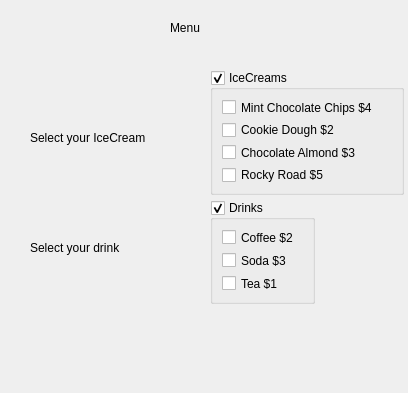
<?xml version="1.0" encoding="UTF-8"?>
<ui version="4.0">
 <class>Dialog</class>
 <widget class="QDialog" name="Dialog">
  <property name="geometry">
   <rect>
    <x>0</x>
    <y>0</y>
    <width>408</width>
    <height>393</height>
   </rect>
  </property>
  <property name="windowTitle">
   <string>Dialog</string>
  </property>
  <widget class="QLabel" name="label">
   <property name="geometry">
    <rect>
     <x>170</x>
     <y>20</y>
     <width>59</width>
     <height>16</height>
    </rect>
   </property>
   <property name="text">
    <string>Menu</string>
   </property>
  </widget>
  <widget class="QLabel" name="label_2">
   <property name="geometry">
    <rect>
     <x>30</x>
     <y>130</y>
     <width>141</width>
     <height>16</height>
    </rect>
   </property>
   <property name="text">
    <string>Select your IceCream</string>
   </property>
  </widget>
  <widget class="QLabel" name="label_3">
   <property name="geometry">
    <rect>
     <x>30</x>
     <y>240</y>
     <width>121</width>
     <height>16</height>
    </rect>
   </property>
   <property name="text">
    <string>Select your drink</string>
   </property>
  </widget>
  <widget class="QLabel" name="labelAmount">
   <property name="geometry">
    <rect>
     <x>30</x>
     <y>330</y>
     <width>361</width>
     <height>31</height>
    </rect>
   </property>
   <property name="text">
    <string/>
   </property>
  </widget>
  <widget class="QGroupBox" name="groupBoxIceCreams">
   <property name="geometry">
    <rect>
     <x>210</x>
     <y>70</y>
     <width>194</width>
     <height>125</height>
    </rect>
   </property>
   <property name="title">
    <string>IceCreams</string>
   </property>
   <property name="checkable">
    <bool>true</bool>
   </property>
   <layout class="QVBoxLayout" name="verticalLayout">
    <item>
     <widget class="QCheckBox" name="checkBoxChocolateChips">
      <property name="text">
       <string>Mint Chocolate Chips $4</string>
      </property>
     </widget>
    </item>
    <item>
     <widget class="QCheckBox" name="checkBoxCookieDough">
      <property name="text">
       <string>Cookie Dough $2</string>
      </property>
     </widget>
    </item>
    <item>
     <widget class="QCheckBox" name="checkBoxChocolateAlmond">
      <property name="text">
       <string>Chocolate Almond $3</string>
      </property>
     </widget>
    </item>
    <item>
     <widget class="QCheckBox" name="checkBoxRockyRoad">
      <property name="text">
       <string>Rocky Road $5</string>
      </property>
     </widget>
    </item>
   </layout>
  </widget>
  <widget class="QGroupBox" name="groupBoxDrinks">
   <property name="geometry">
    <rect>
     <x>210</x>
     <y>200</y>
     <width>105</width>
     <height>104</height>
    </rect>
   </property>
   <property name="title">
    <string>Drinks</string>
   </property>
   <property name="checkable">
    <bool>true</bool>
   </property>
   <layout class="QVBoxLayout" name="verticalLayout_2">
    <item>
     <widget class="QCheckBox" name="checkBoxCoffee">
      <property name="text">
       <string>Coffee $2</string>
      </property>
     </widget>
    </item>
    <item>
     <widget class="QCheckBox" name="checkBoxSoda">
      <property name="text">
       <string>Soda $3</string>
      </property>
     </widget>
    </item>
    <item>
     <widget class="QCheckBox" name="checkBoxTea">
      <property name="text">
       <string>Tea $1</string>
      </property>
     </widget>
    </item>
   </layout>
  </widget>
 </widget>
 <resources/>
 <connections/>
</ui>
